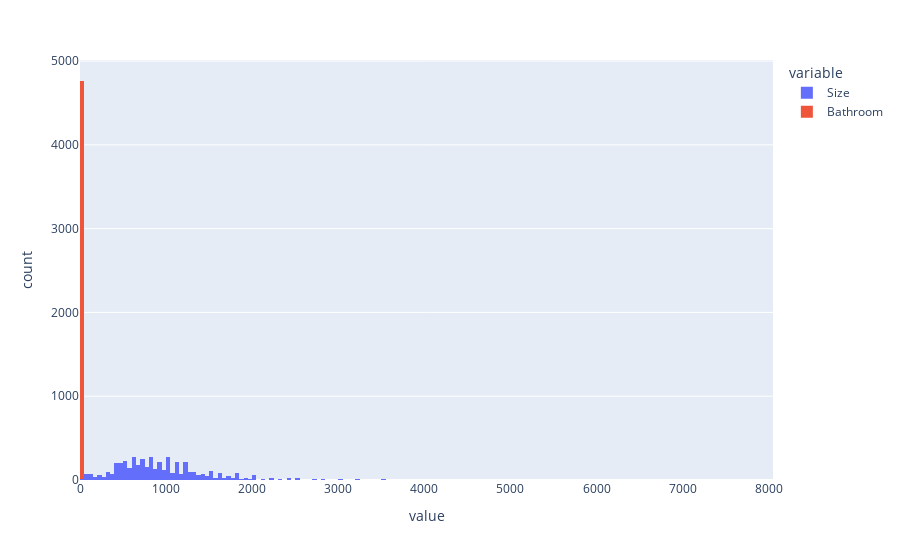

The code cell stored with this chart in its notebook:
### Code cell
px.histogram(df, ["Size", "Bathroom"])

### Figure 1 — Plotly figure (JSON) as saved in the notebook; plotly's stock layout.template omitted (floating-point values rounded to 4 significant figures; data arrays with more than 128 entries replaced by an {"elided": "..."} marker saying what was removed)
{"data": [{"bingroup": "x", "hovertemplate": "variable=Size<br>value=%{x}<br>count=%{y}<extra></extra>", "legendgroup": "Size", "marker": {"color": "#636efa", "pattern": {"shape": ""}}, "name": "Size", "orientation": "v", "showlegend": true, "type": "histogram", "x": {"elided": "4746 int values"}, "xaxis": "x", "yaxis": "y"}, {"bingroup": "x", "hovertemplate": "variable=Bathroom<br>value=%{x}<br>count=%{y}<extra></extra>", "legendgroup": "Bathroom", "marker": {"color": "#EF553B", "pattern": {"shape": ""}}, "name": "Bathroom", "orientation": "v", "showlegend": true, "type": "histogram", "x": {"elided": "4746 int values"}, "xaxis": "x", "yaxis": "y"}], "layout": {"barmode": "relative", "legend": {"title": {"text": "variable"}, "tracegroupgap": 0}, "margin": {"t": 60}, "xaxis": {"anchor": "y", "domain": [0, 1], "title": {"text": "value"}}, "yaxis": {"anchor": "x", "domain": [0, 1], "title": {"text": "count"}}}}
